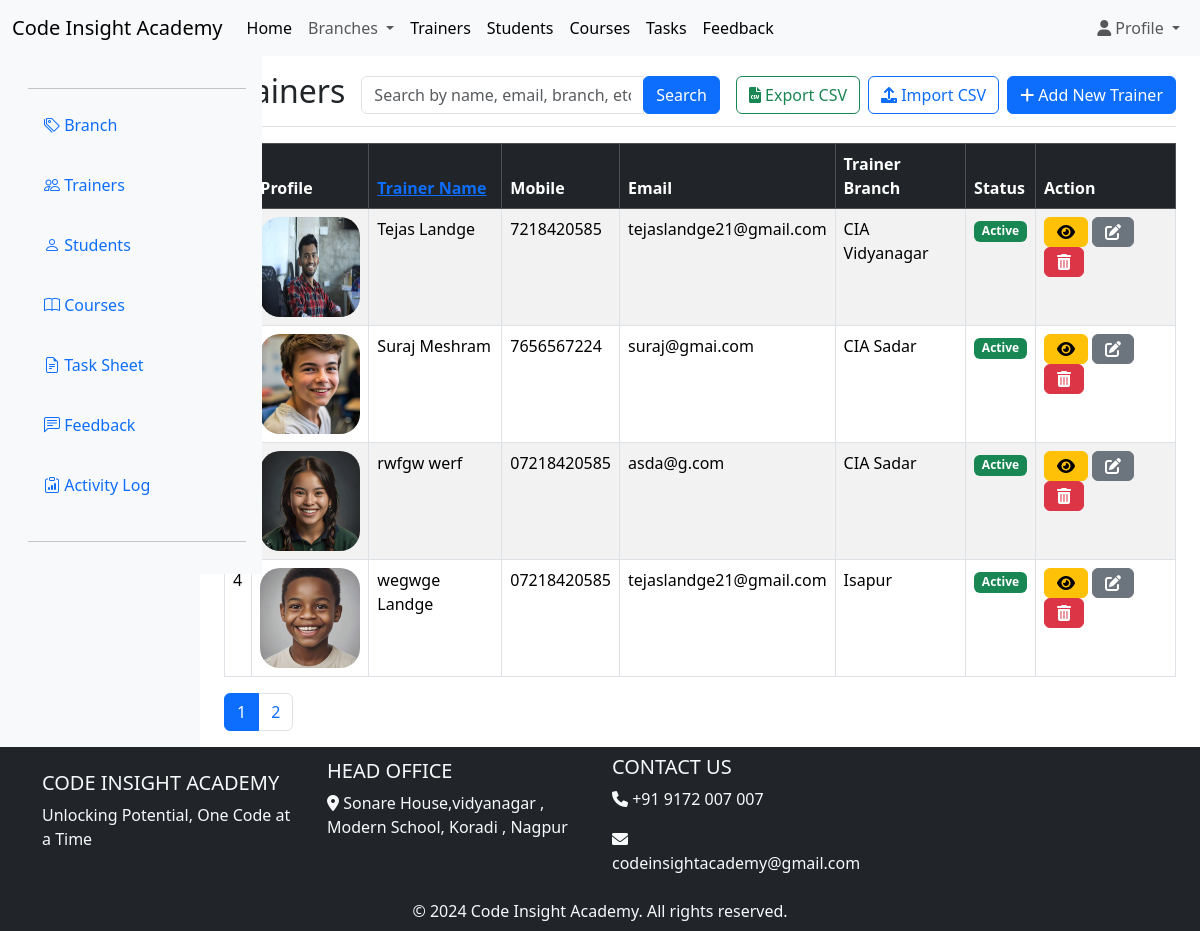
Page /superadmin/trainers.php (signed in) on the committed database.
### tables this page shows
CREATE TABLE `trainers` (
  `trainer_id` int(11) NOT NULL,
  `first_name` varchar(100) DEFAULT NULL,
  `last_name` varchar(100) DEFAULT NULL,
  `email` varchar(255) DEFAULT NULL,
  `phone_number` varchar(20) DEFAULT NULL,
  `expertise` varchar(255) DEFAULT NULL,
  `qualification` varchar(255) DEFAULT NULL,
  `experience_years` int(11) DEFAULT NULL,
  `joining_date` date DEFAULT NULL,
  `trainer_branch` varchar(255) NOT NULL,
  `status` enum('active','inactive') DEFAULT NULL,
  `salary` decimal(10,2) DEFAULT NULL,
  `photo` varchar(255) DEFAULT NULL,
  `address` varchar(255) DEFAULT NULL,
  `date_of_birth` date DEFAULT NULL,
  `gender` enum('male','female','other') DEFAULT NULL,
  `trainer_bio` text DEFAULT NULL,
  `certifications` varchar(255) DEFAULT NULL,
  `availability_schedule` varchar(255) DEFAULT NULL
);

### superadmin/trainers.php (the view, shortened to what this page needs)
<?php
include '../includes/db.php';
include '../includes/header.php';
$records_per_page = 4;
$current_page = isset($_GET['page']) ? (int)$_GET['page'] : 1;
$offset = ($current_page - 1) * $records_per_page;
$sort_column = isset($_GET['sort_column']) ? $_GET['sort_column'] : 'trainer_id';
$sort_direction = isset($_GET['sort_direction']) && $_GET['sort_direction'] == 'ASC' ? 'ASC' : 'DESC';
$search_query = isset($_GET['search_query']) ? $_GET['search_query'] : '';
$stmt = $conn->prepare("SELECT * FROM trainers WHERE CONCAT(first_name, ' ', last_name) LIKE ?
    OR email LIKE ?
    OR phone_number LIKE ?
    OR trainer_branch LIKE ?
    ORDER BY $sort_column $sort_direction LIMIT ?, ?");
$like_search_query = "%$search_query%";
$stmt->bind_param("ssssii", $like_search_query, $like_search_query, $like_search_query, $like_search_query, $offset, $records_per_page);
$stmt->execute();
$result = $stmt->get_result();
$count_stmt = $conn->prepare("SELECT COUNT(*) AS total FROM trainers WHERE CONCAT(first_name, ' ', last_name) LIKE ?
    OR email LIKE ?
    OR phone_number LIKE ?
    OR trainer_branch LIKE ?");
$count_stmt->bind_param("ssss", $like_search_query, $like_search_query, $like_search_query, $like_search_query);
$count_stmt->execute();
$count_result = $count_stmt->get_result();
$total_records = $count_result->fetch_assoc()['total'];
$total_pages = ceil($total_records / $records_per_page);
?>
<div class="container-fluid">
    <div class="row">
        <nav id="sidebar" class="col-md-3 col-lg-2 d-none d-md-block bg-light sidebar position-sticky" style="top: 0;">
            <?php include '../includes/sidebar.php'; ?>
        </nav>
        <main class="col-12 col-md-9 ms-sm-auto col-lg-10 px-md-4">
            <div class="d-flex justify-content-between flex-wrap flex-md-nowrap align-items-center pt-3 pb-2 mb-3 border-bottom">
                <h1 class="h2">Trainers</h1>
                <form id="searchForm" class="flex-grow-1 mx-3">
                    <div class="input-group">
                        <input type="text" id="searchQuery" name="search_query" class="form-control"
                               placeholder="Search by name, email, branch, etc." value="<?php echo htmlspecialchars($search_query); ?>">
                        <div class="input-group-append">
                            <button type="submit" class="btn btn-primary">Search</button>
                        </div>
                    </div>
                </form>
                <div class="d-flex align-items-center">
                    <a href="../csv/export_trainers.php" class="btn btn-outline-success me-2" id="exportCSV">
                        <i class="fas fa-file-csv"></i> Export CSV
                    </a>
                    <a href="#" class="btn btn-outline-primary me-2" data-bs-toggle="modal" data-bs-target="#importTrainerModal">
                        <i class="fas fa-upload"></i> Import CSV
                    </a>
                    <a href="../add/add_trainer.php" class="btn btn-primary">
                        <i class="fas fa-plus"></i> Add New Trainer
                    </a>
                </div>
            </div>
            <div class="table-responsive">
                <table class="table table-striped table-bordered">
                    <thead class="table-dark">
                    <tr>
                        <th scope="col"><a href="?sort_column=trainer_id&sort_direction=<?php echo $sort_direction == 'ASC' ? 'DESC' : 'ASC'; ?>">#</a></th>
                        <th scope="col">Profile</th>
                        <th scope="col"><a href="?sort_column=first_name&sort_direction=<?php echo $sort_direction == 'ASC' ? 'DESC' : 'ASC'; ?>">Trainer Name</a></th>
                        <th scope="col">Mobile</th>
                        <th scope="col">Email</th>
                        <th scope="col">Trainer Branch</th>
                        <th scope="col">Status</th>
                        <th scope="col">Action</th>
                    </tr>
                    </thead>
                    <tbody>
                    <?php
                    if ($result->num_rows > 0) {
                        $srno = ($current_page - 1) * $records_per_page + 1;
                        while ($row = $result->fetch_assoc()) {
                            echo '<tr>';
                            echo '<td>' . $srno . '</td>';
                            echo '<td><img src="../trainer_profile/' . htmlspecialchars($row['photo']) . '" height="100" width="100" alt="' . htmlspecialchars($row['first_name']) . '"style="border-radius:20px;"></td>';
                            echo '<td>' . htmlspecialchars($row['first_name']) . ' ' . htmlspecialchars($row['last_name']) . '</td>';
                            echo '<td>' . htmlspecialchars($row['phone_number']) . '</td>';
                            echo '<td>' . htmlspecialchars($row['email']) . '</td>';
                            echo '<td>' . htmlspecialchars($row['trainer_branch']) . '</td>';
                            echo '<td>';
                            echo $row['status'] == 'active' ? '<span class="badge bg-success">Active</span>' : '<span class="badge bg-danger">Inactive</span>';
                            echo '</td>';
                            echo '<td>
                                <a href="trainer_details.php?trainer_id=' . $row['trainer_id'] . '"><button class="btn btn-warning fas fa-eye"></button></a>
                                <a href="../edit/edit_trainer.php?trainer_id=' . $row['trainer_id'] . '"><button class="btn btn-secondary fas fa-edit"></button></a>
                                <a href="../delete/delete_trainer.php?id=' . $row['trainer_id'] . '" onclick="return confirm(\'Are you sure you want to delete this trainer?\');"><button class="btn btn-danger fas fa-trash-alt"></button></a>
                              </td>';
                            echo '</tr>';
                            $srno++;
                        }
                    } else {
                        echo '<tr><td colspan="8">No trainers found.</td></tr>';
                    }
                    ?>
                    </tbody>
                </table>
            </div>
            <nav aria-label="Page navigation">
                <ul class="pagination">
                    <?php
                    if ($total_pages > 1) {
                        for ($i = 1; $i <= $total_pages; $i++) {
                            echo '<li class="page-item ' . ($i == $current_page ? 'active' : '') . '"><a class="page-link" href="?page=' . $i . '">' . $i . '</a></li>';
                        }
                    }
                    ?>
                </ul>
            </nav>
        </main>
    </div>
</div>
<?php
include '../includes/footer.php';
?>

### rows in the picture
trainers: photo (picture), first_name "Tejas", last_name "Landge", phone_number "7218420585", email "tejaslandge21@gmail.com", trainer_branch "CIA Vidyanagar", status "Active"
trainers: photo (picture), first_name "Suraj", last_name "Meshram", phone_number "7656567224", email "suraj@gmai.com", trainer_branch "CIA Sadar", status "Active"
trainers: photo (picture), first_name "rwfgw", last_name "werf", phone_number "07218420585", email "asda@g.com", trainer_branch "CIA Sadar", status "Active"
trainers: photo (picture), first_name "wegwge", last_name "Landge", phone_number "07218420585", email "tejaslandge21@gmail.com", trainer_branch "Isapur", status "Active"
